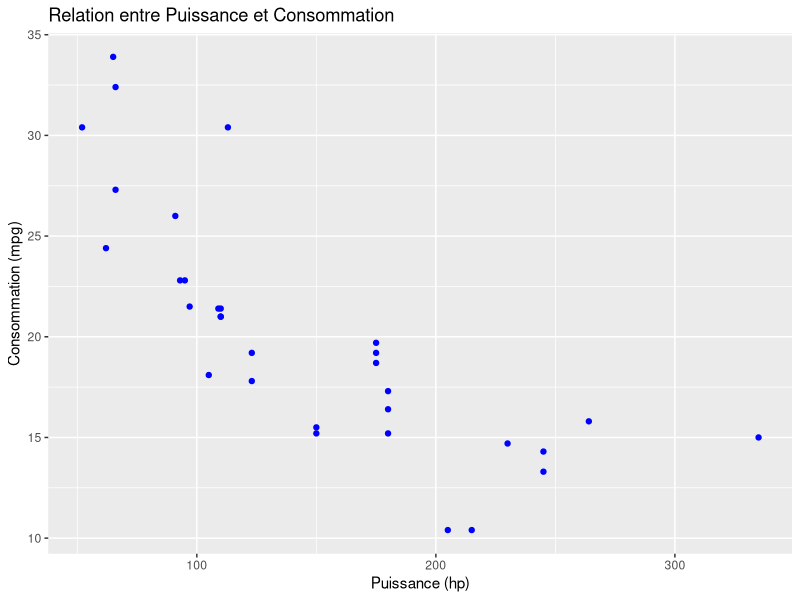
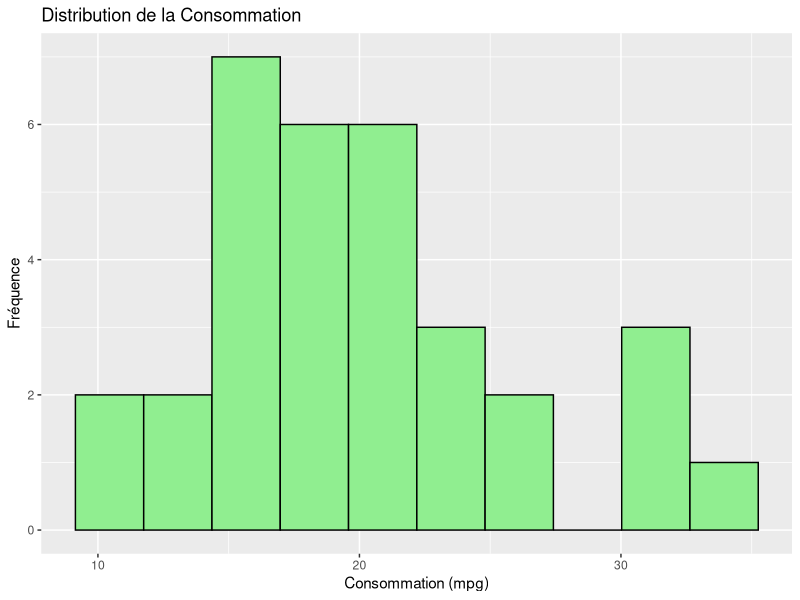
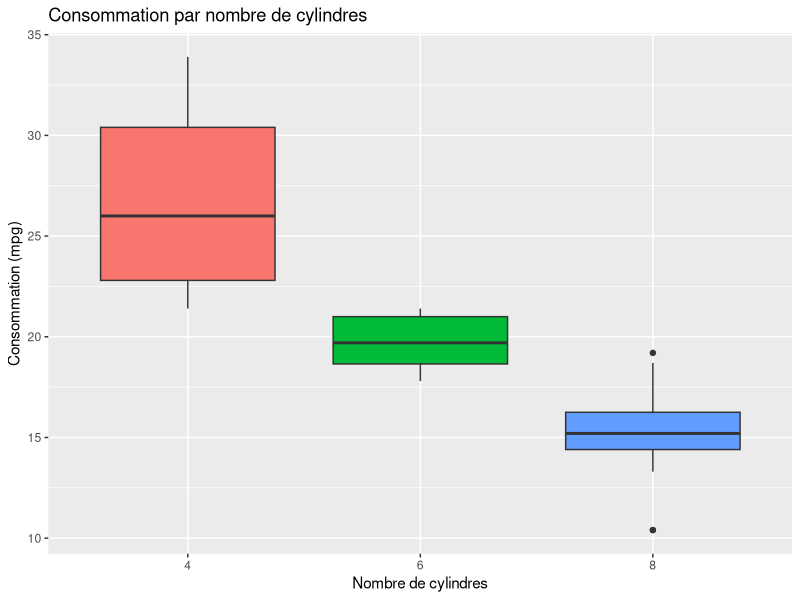
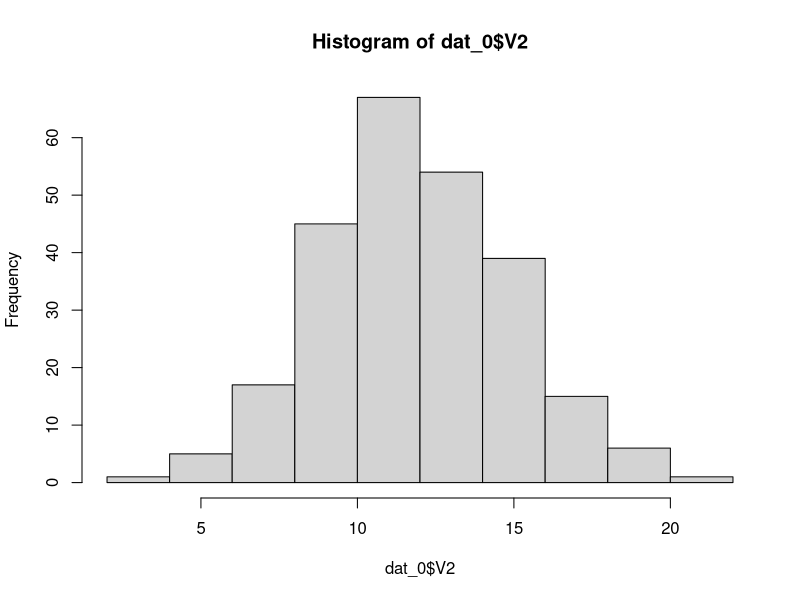
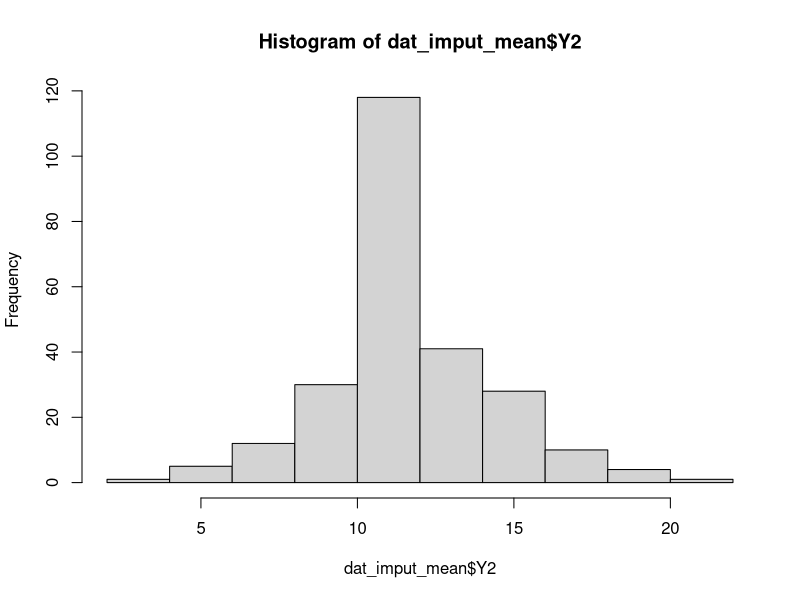
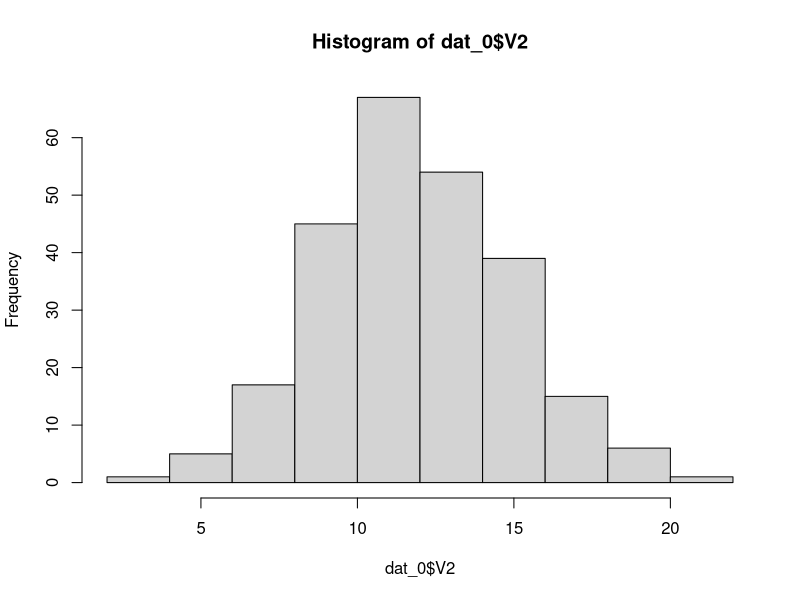
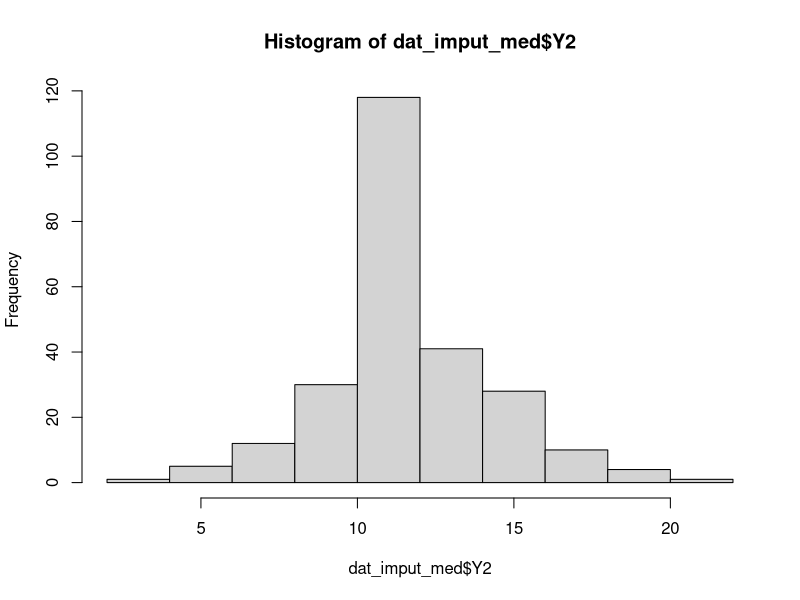
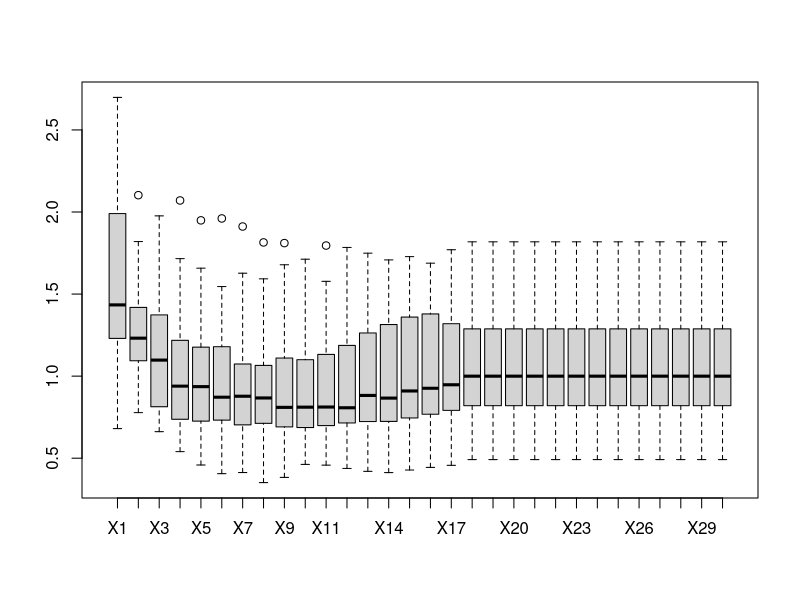

Write the R code that produced these figures, in order.
## ---- chunk 1
# Configuration des chunks : détermine si le code R doit être affiché dans le document final
knitr::opts_chunk$set(echo = TRUE)
# Charger les packages nécessaires
library(tidyverse) # Pour la manipulation des données et les graphiques
## ---- chunk 2
# Charger les données
data("mtcars")

# Aperçu des premières lignes
head(mtcars)
## ---- chunk 3
# Structure des données
str(mtcars)

# Résumé statistique
summary(mtcars)
## ---- chunk 4
# Filtrer les voitures avec plus de 6 cylindres et sélectionner des colonnes
filtered_data <- mtcars %>%
  filter(cyl > 6) %>%
  select(mpg, hp)

# Afficher le résultat
filtered_data
## ---- chunk 5
# Ajouter la colonne lp100km
mtcars <- mtcars %>%
  mutate(lp100km = 235.21 / mpg)

# Afficher les premières lignes
head(mtcars)
## ---- chunk 6
# Moyenne de mpg et hp par nombre de cylindres
summary_by_cyl <- mtcars %>%
  group_by(cyl) %>%
  summarise(mean_mpg = mean(mpg), mean_hp = mean(hp))

# Afficher le tableau récapitulatif
summary_by_cyl
## ---- chunk 7
# Diagramme de dispersion
ggplot(mtcars, aes(x = hp, y = mpg)) +
  geom_point(color = "blue") +
  labs(title = "Relation entre Puissance et Consommation",
       x = "Puissance (hp)",
       y = "Consommation (mpg)")
## ---- chunk 8
# Histogramme de mpg
ggplot(mtcars, aes(x = mpg)) +
  geom_histogram(bins = 10, fill = "lightgreen", color = "black") +
  labs(title = "Distribution de la Consommation",
       x = "Consommation (mpg)",
       y = "Fréquence")
## ---- chunk 9
# Boxplot de mpg par cyl
ggplot(mtcars, aes(x = factor(cyl), y = mpg, fill = factor(cyl))) +
  geom_boxplot() +
  labs(title = "Consommation par nombre de cylindres",
       x = "Nombre de cylindres",
       y = "Consommation (mpg)") +
  theme(legend.position = "none")
## ---- chunk 10
# Simulation du jeu de données
library(MASS)
dat = mvrnorm(250, c(100, 12), matrix(c(169, 19.5, 19.5, 9), nrow = 2, ncol = 2, byrow = T))
dat_0 = dat %>% as.data.frame()
## ---- chunk 11
# Tirage au hasard de 50 % de ma base
id <- c(1:250)
id_na <- sample(id, 0.25*length(id), replace = F)

# Remplacement par des NA
library(dplyr)
dat <- dat %>% as.data.frame()
dat$V2[id_na] <- NA

# Résumé de dat
summary(dat)

# Renommons V1 et V2
dat <- dat %>% rename(Y1 = V1, Y2 = V2)

# Nouveaux noms de dat
names(dat)
## ---- chunk 12
# Imputation par moyenne
dat_imput_mean <- dat %>% mutate(Y2 = ifelse(is.na(Y2), mean(Y2, na.rm = T), Y2))
summary(dat_imput_mean)
## ---- chunk 13
# Visualisation de Y2 avant et après
hist(dat_0$V2) #avant
hist(dat_imput_mean$Y2) #après
## ---- chunk 14
summary(dat_0)
summary(dat_imput_mean)
## ---- chunk 15
# Imputation par médiane
dat_imput_med <- dat %>% mutate(Y2 = ifelse(is.na(Y2), median(Y2, na.rm = T), Y2))
summary(dat_imput_med)
## ---- chunk 16
# Visualisation de Y2 avant et après
hist(dat_0$V2) #avant
hist(dat_imput_med$Y2) #après
## ---- chunk 17
# Imputation par le plus proche voisin : entrainement du modèle
library(caret)
out_1nn <- knnreg(Y2~Y1, dat, k=1)

# Prédiction du modèle
for_pred <- dat %>% filter(is.na(Y2))
for_pred$Y2 <-  predict(out_1nn, for_pred)
for_pred$Y2 %>% summary()

# Ajout des imputations à la base de données initiale
dat_imput <- rbind(dat %>% filter(!is.na(Y2)), for_pred)
summary(dat_imput)
summary(dat_0)
## ---- chunk 18
# Filtrer les NA et centrer
dat_filtered <- dat %>% filter(!is.na(dat$Y2)) %>% scale() %>% as.data.frame()

# Fonction prenant en entrée Y, les variables X, la base, et le k_max
best_k_research <- function(y, vect_x, dat_to_imput, k_max){
  # Tirage d'un échantillon aléatoire
  id_sample <- sample(1:nrow(dat_to_imput), 0.2*nrow(dat_to_imput), replace = F)
  dat_sample <- dat_to_imput[id_sample,]
  # Séparation en échantillons train et test
  id_train <- sample(id_sample, 0.5*length(id_sample), replace = F)
  id_test <- setdiff(id_sample, id_train)
  train <- dat_to_imput[id_train,]
  test <- dat_to_imput[id_test,]
  # Définition d'une formule pour le model fitting
  vect_x <- as.vector(vect_x)
  eq_mod <- as.formula(paste(y, " ~ ", paste(vect_x, collapse= "+")))
  # Model fiting, prediction and eror calculation
  vect_eqm <- rep(NA, k_max)
  for (k in 1:k_max) {
    out_knn <- knnreg(eq_mod, data = train, k = k)
    pred <-  predict(out_knn, test)
    vect_eqm[k] <- mean((pred-test[,y])^2)
  }
  return(vect_eqm)
}

# Nombre de répétitions et k_max
n_rep <- 20
k_max <- 30

# Matrice qui doit recevoir les résultats
mat_eqm <- matrix(NA, nrow = n_rep, ncol = k_max)

# Calcul final de la matrice EQM
vect_x <- c("Y1")
y <- "Y2"
mat_eqm <- replicate(n_rep, best_k_research(y, vect_x, dat_to_imput = dat_filtered, k_max = k_max))
mat_eqm <- mat_eqm %>% t() %>% data.frame()

# Boxplot des erreurs
boxplot(mat_eqm)
